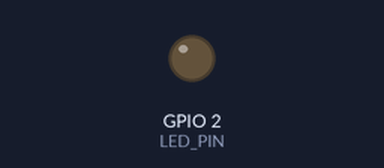
Simulated run of this sketch. Board: ESP32. On the bench: output pins drawn as LEDs (lit = HIGH). WiFi joins after 1.5 s; servers stay silent unless stated; what the sketch prints to the serial monitor is not drawn.

Above: at 0.0 s.
At 2.1 s:
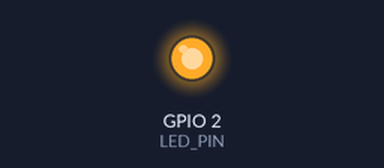
Timing chart, 0 to 3.6 s (numbered marks = the images above):
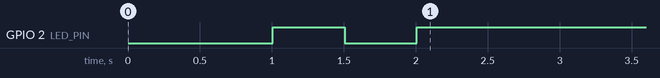

The sketch:

wifi_test.ino
```cpp
#include <WiFi.h>
#include "local_config.h"

#ifndef WIFI_SSID
#error "Create local_config.h with WIFI_SSID and WIFI_PASSWORD"
#endif

#ifndef WIFI_PASSWORD
#error "Create local_config.h with WIFI_SSID and WIFI_PASSWORD"
#endif

static const int LED_PIN = 2;

void setup() {
  Serial.begin(115200);
  delay(500);

  pinMode(LED_PIN, OUTPUT);
  digitalWrite(LED_PIN, LOW);

  Serial.println();
  Serial.println("================================");
  Serial.println(" ESP32 XiaoZhi Project");
  Serial.println(" Wi-Fi test");
  Serial.println("================================");

  WiFi.mode(WIFI_STA);
  WiFi.begin(WIFI_SSID, WIFI_PASSWORD);

  Serial.print("Connecting to Wi-Fi");

  int tries = 0;
  while (WiFi.status() != WL_CONNECTED && tries < 40) {
    delay(500);
    Serial.print(".");
    digitalWrite(LED_PIN, !digitalRead(LED_PIN));
    tries++;
  }

  Serial.println();

  if (WiFi.status() == WL_CONNECTED) {
    digitalWrite(LED_PIN, HIGH);
    Serial.println("Wi-Fi connected!");
    Serial.print("IP address: ");
    Serial.println(WiFi.localIP());
  } else {
    digitalWrite(LED_PIN, LOW);
    Serial.println("Wi-Fi connection failed.");
  }
}

void loop() {
  if (WiFi.status() == WL_CONNECTED) {
    digitalWrite(LED_PIN, HIGH);
  } else {
    digitalWrite(LED_PIN, (millis() / 250) % 2);
  }
  delay(100);
}
```

local_config.h
```cpp
// Put your Wi-Fi details here before uploading.
// This file contains no real credentials by default.
#define WIFI_SSID ""
#define WIFI_PASSWORD ""
```
